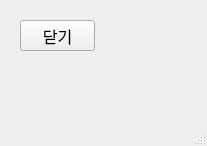
<?xml version="1.0" encoding="UTF-8"?>
<ui version="4.0">
 <class>MainWindow</class>
 <widget class="QMainWindow" name="MainWindow">
  <property name="geometry">
   <rect>
    <x>0</x>
    <y>0</y>
    <width>207</width>
    <height>146</height>
   </rect>
  </property>
  <property name="windowTitle">
   <string>MainWindow</string>
  </property>
  <widget class="QWidget" name="centralwidget">
   <widget class="QPushButton" name="pushButton">
    <property name="geometry">
     <rect>
      <x>20</x>
      <y>20</y>
      <width>75</width>
      <height>31</height>
     </rect>
    </property>
    <property name="font">
     <font>
      <family>맑은 고딕</family>
      <pointsize>12</pointsize>
     </font>
    </property>
    <property name="mouseTracking">
     <bool>false</bool>
    </property>
    <property name="focusPolicy">
     <enum>Qt::StrongFocus</enum>
    </property>
    <property name="layoutDirection">
     <enum>Qt::LeftToRight</enum>
    </property>
    <property name="text">
     <string>닫기</string>
    </property>
    <property name="flat">
     <bool>false</bool>
    </property>
   </widget>
  </widget>
  <widget class="QMenuBar" name="menubar">
   <property name="geometry">
    <rect>
     <x>0</x>
     <y>0</y>
     <width>207</width>
     <height>21</height>
    </rect>
   </property>
  </widget>
  <widget class="QStatusBar" name="statusbar"/>
 </widget>
 <resources/>
 <connections/>
</ui>
